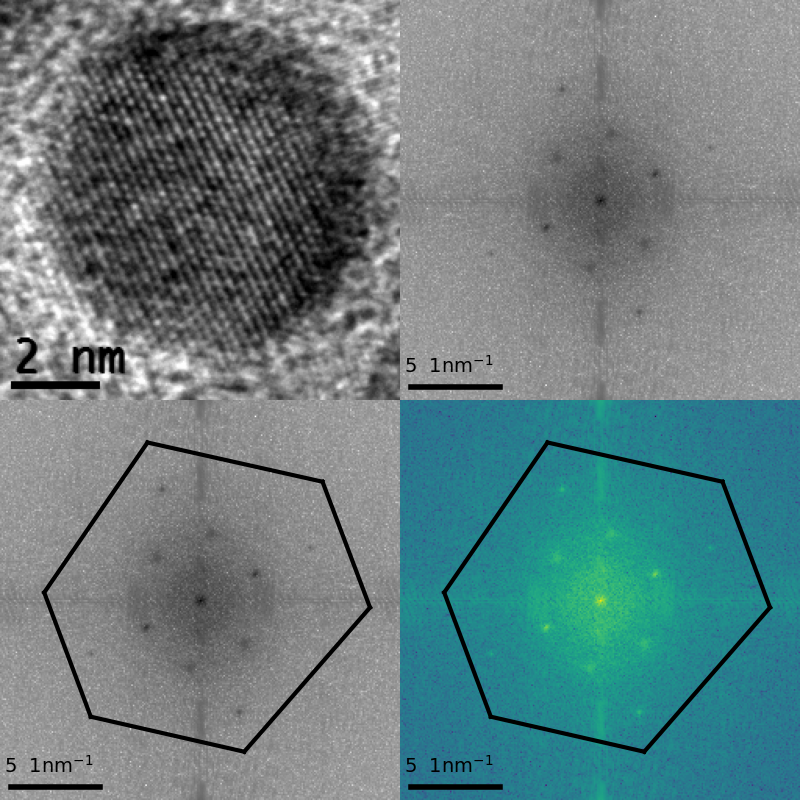

This figure's Python source:
from PIL import Image, ImageFilter
import matplotlib.pyplot as plt
import numpy as np


def plot_FFT_and_original(img, FFT, name, path=""):
    fig = plt.figure(figsize=(8, 8))
    axs = [fig.add_subplot(2, 2, i+1) for i in range(4)]
    ax1, ax2, ax3, ax4 = axs
    plt.subplots_adjust(left=0, bottom=0, right=1, top=1, wspace=0, hspace=0)
    plot_FFT(ax1, img, bar=False)
    plot_FFT(ax2, FFT, cmap="binary")
    plot_FFT(ax3, FFT, hexagon=True, cmap="binary")
    plot_FFT(ax4, FFT, hexagon=True)
    plt.savefig(path+name+".png", bbox_inches="tight",
                pad_inches=0)


def plot_FFT(ax, image, cmap=None, bar=True, hexagon=False):
    ax.axis("off")
    ax.set_aspect('equal')
    ax.imshow(image, cmap=cmap)
    if bar:
        ax.plot([6.5, 63.3], [247.4, 247.4], color="black", lw=4)
        ax.text(2, 238, "5  1nm$^{-1}$", fontsize=14)
    if hexagon:
        plot_hexagon(ax)


def FFT(im):
    f = np.fft.fft2(im)
    f = np.fft.fftshift(f)
    f = np.log(np.abs(f))*1000
    return f


def plot_hexagon(ax):
    x, y = np.loadtxt("Data/hexa.csv", delimiter=",", unpack=True)
    n = np.size(x)
    for i in range(n):
        j = i+1
        if j == n:
            j = 0
        pos = [i, j]
        ax.plot(x[pos], y[pos], lw=3, color="black")


im = Image.open("Imagen.tif")
FFT_image = FFT(im)
plot_FFT_and_original(im, FFT_image, name="FFT")
